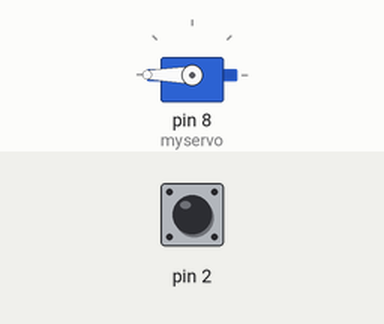
Simulated run of this sketch. Board: Arduino Uno, built with avr-gcc and run on an emulated ATmega328P. Parts: servo. The test bench sets the inputs (shaded band); at power-on: pin 2 HIGH.

Above: at 1.2 s.
1.3 s: pin 2 pulled LOW for 0.15 s
At 2.6 s:
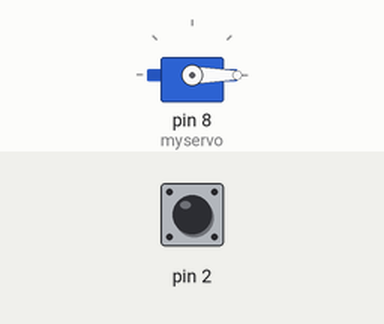
4.4 s: pin 2 pulled LOW for 1 s
At 6.4 s:
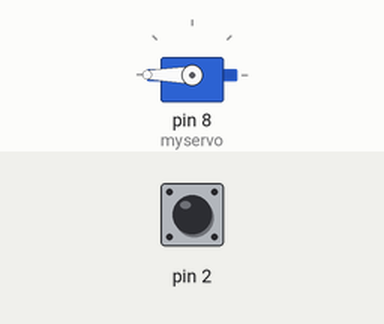
7.6 s: pin 2 pulled LOW for 3.2 s
At 8.7 s:
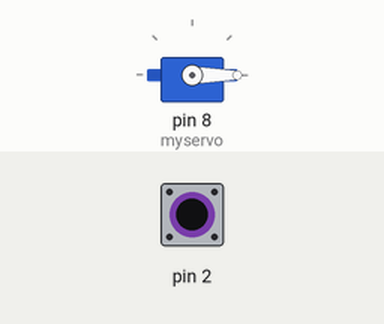
Timing chart, 0 to 12.5 s (numbered marks = the images above; inputs shaded):
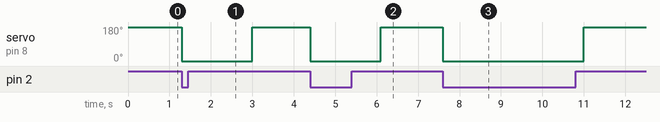

The sketch:

ArduinoCode_SmartDustbin.ino
```cpp
#include <Servo.h>
Servo myservo;
int angle =0;
int angleStep =50;

void setup() {
  myservo.attach(8);
  pinMode(2,INPUT_PULLUP);
}

void loop() {
  if (digitalRead(2) == HIGH){
        myservo.write(180);

  }
  else {
  myservo.write(-180);
        delay(1700);

  }
}
```

Measured:
- after the input at 1.3 s, servo on pin 8 (myservo): 180° → 0° at once, → 180° 1.7 s later
- after the input at 4.4 s, servo on pin 8 (myservo): 180° → 0° at once, → 180° 1.7 s later
- after the input at 7.6 s, servo on pin 8 (myservo): 180° → 0° at once, → 180° 3.4 s later
